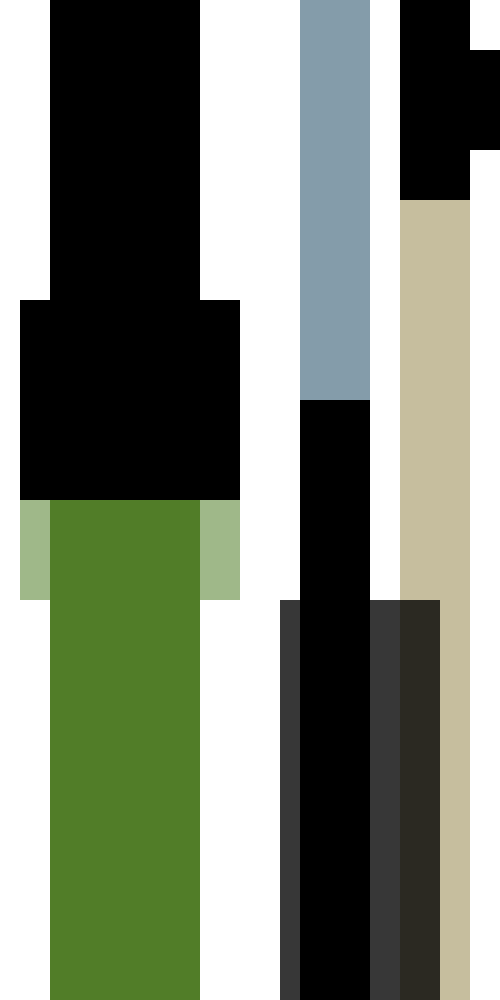
Frame 1 (no input)
Frame 60 (the mouse pressed at the canvas centre just before this capture): identical to frame 1, image omitted
Frame 120 (the mouse held since frame 60 and released just before this capture): identical to frame 1, image omitted

The Processing sketch that drew this single still picture (run headless with seeded random() and noise(); from frame 60 on, the mouse is pressed at the canvas centre):

// Processing sketch: processing_24700
// ── processing_24700.pde



void setup() {
  
  size(500,1000);

  
}

void draw() {
  
  noStroke();
  smooth();
  
  background(255);
  fill(0);
  rect(50,0,150,500);
  fill(132,156,170);
  rect(300,0, 70,400);
  fill(0);
  rect(400,0,70,300);
  rect(20,300,220,200);
  rect(400,50,100,100);
  
  fill(81,125,40);
  rect(50,500,150,1000);
  fill(81,125,40,140);
  rect(20,500,220,100);
  fill(0);
  rect(300,400,70,1000);
  fill(198,190,158);
  rect(400,200,70,1000);
  
  fill(0,200);
  rect(280,600,160,700);
  
 
    
    
}
